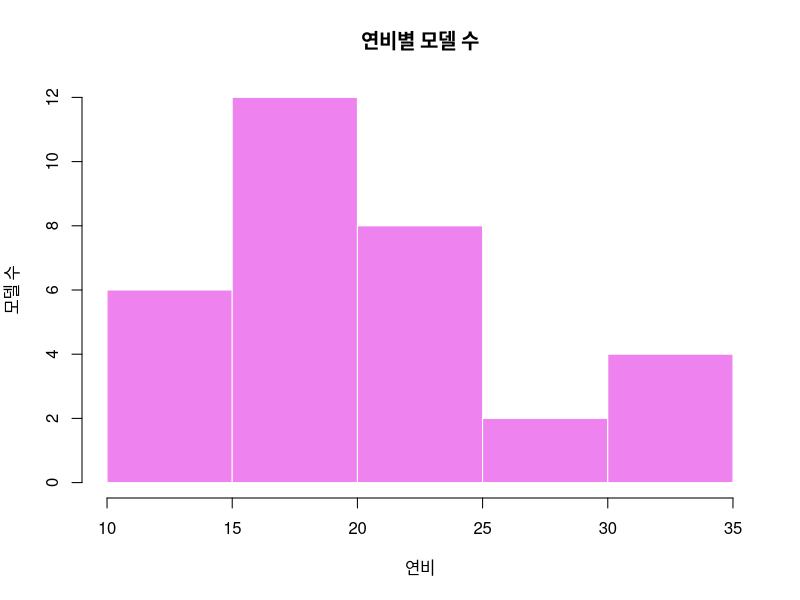
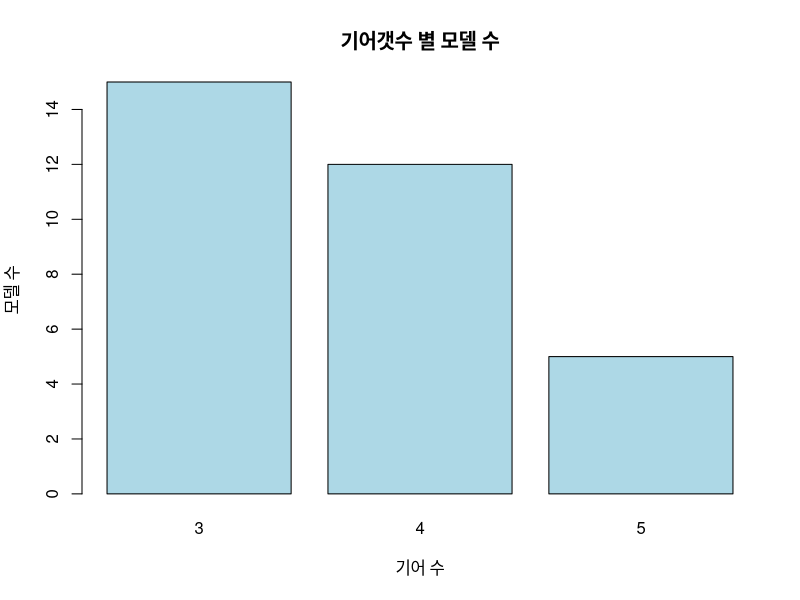
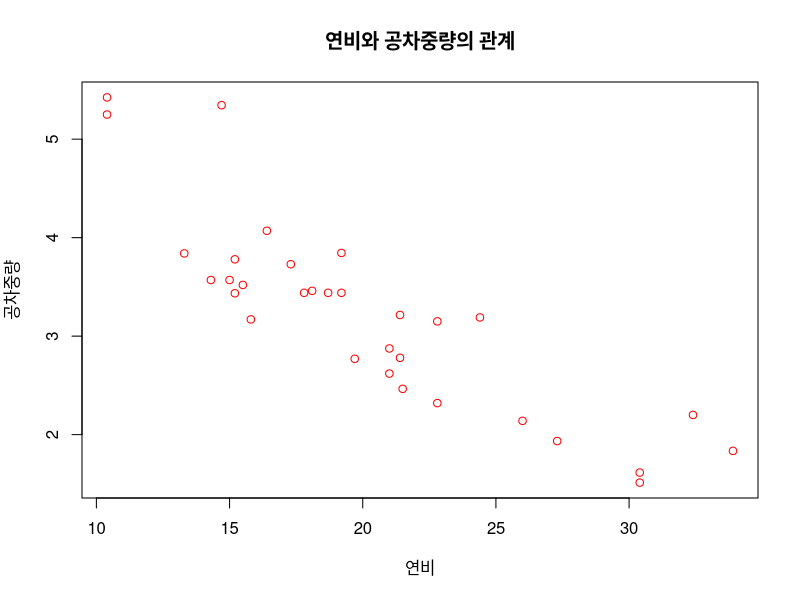
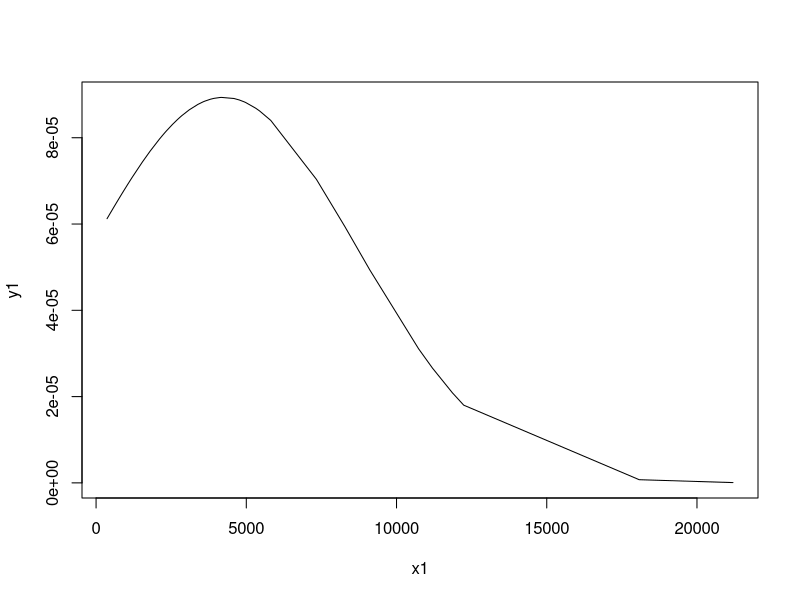
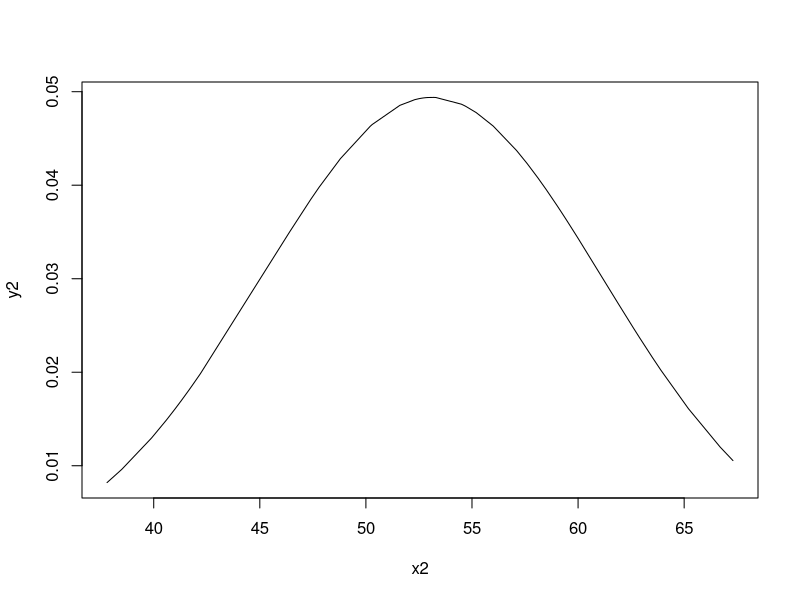
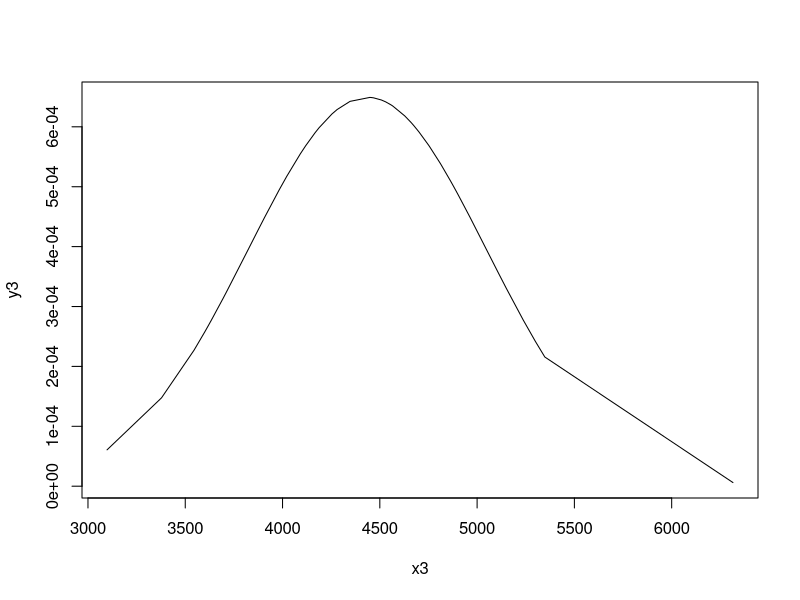
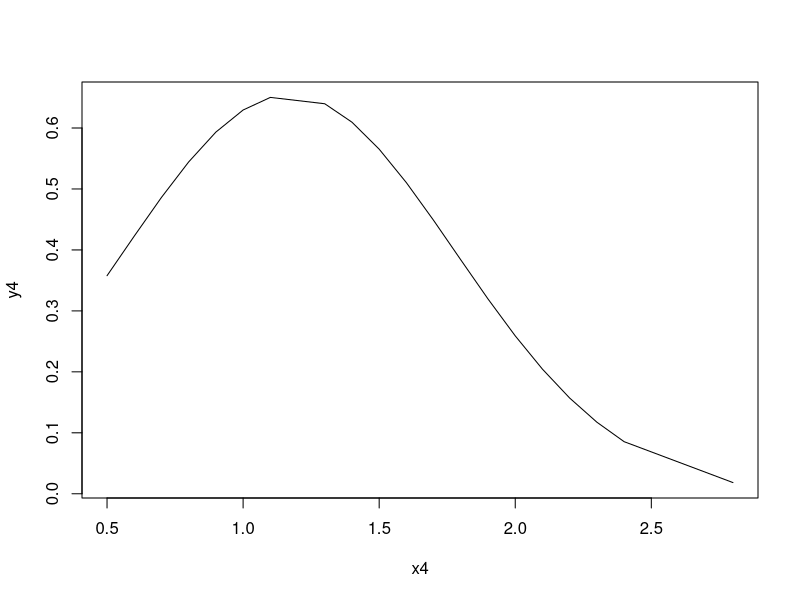
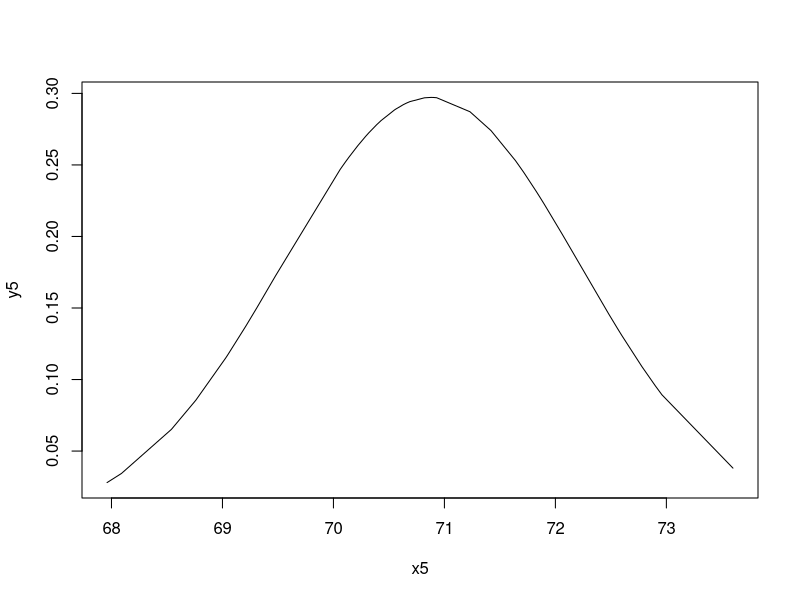

Write R code to recreate these figures, in order.
## ---- chunk 1
div_count <- function(n) sum(n%%(1:n)==0)
div_count(100)
## ---- chunk 2
prime_count <- function(n) sum(sapply(1:n,div_count)==2)
prime_count(100)
## ---- chunk 3
str(mtcars)
## ---- chunk 4
summary(mtcars)
## ---- chunk 5
mtcars[mtcars$gear==4,]
## ---- chunk 6
mtcars[mtcars$gear==4,c('mpg','cyl','hp','wt')]
## ---- chunk 7
mtcars[mtcars$mpg==min(mtcars$mpg),]
## ---- chunk 8
mtcars[mtcars$mpg==min(mtcars$mpg),c('mpg','cyl','hp','wt')]
## ---- chunk 9
mean(mtcars$mpg) # mpg의 평균
var(mtcars$mpg) # mpg의 분산
sd(mtcars$mpg) # mpg의 표준편차
## ---- chunk 10
mean(subset(mtcars,mtcars$mpg>median(mtcars$mpg))$mpg) # 연비가 중앙값 보다 큰 모델들의 평균
sd(subset(mtcars,mtcars$mpg>median(mtcars$mpg))$mpg) # 연비가 중앙값 보다 큰 모델들의 표준편차
## ---- chunk 11
hist(mtcars$mpg,main='연비별 모델 수',col="violet",border="white",xlab="연비",ylab='모델 수')
## ---- chunk 12
barplot(table(mtcars$gear),main='기어갯수 별 모델 수',col="lightblue",xlab="기어 수",ylab="모델 수")
## ---- chunk 13
plot(x=mtcars$mpg,y=mtcars$wt,main='연비와 공차중량의 관계',col='red',xlab='연비',ylab='공차중량')
## ---- chunk 14
?state.x77
## ---- chunk 15
st <- as.data.frame(state.x77)
str(st)
summary(st)
## ---- chunk 16
summary(st$Population)
summary(st$Income)
summary(st$Illiteracy)
summary(st$`Life Exp`)
summary(st$Murder)
summary(st$`HS Grad`)
summary(st$Area)
## ---- chunk 17
# Population 확률분포 시각화
x1 <- sort(st$Population)
y1 <- dnorm(x1,mean(x1),sd(x1))
plot(x1,y1,type='l')

# HS Grad 확률분포 시각화
x2 <- sort(st$`HS Grad`)
y2 <- dnorm(x2, mean(x2), sd(x2))
plot(x2, y2, type='l')

# Income 확률분포 시각화
x3 <- sort(st$Income)
y3 <- dnorm(x3, mean(x3), sd(x3))
plot(x3, y3, type='l')

# Illiteracy 확률분포 시각화
x4 <- sort(st$Illiteracy)
y4 <- dnorm(x4, mean(x4), sd(x4))
plot(x4, y4, type='l')

# Life Exp 확률분포 시각화
x5 <- sort(st$`Life Exp`)
y5 <- dnorm(x5, mean(x5), sd(x5))
plot(x5, y5, type='l')

# Murder 확률분포 시각화
x6 <- sort(st$Murder)
y6 <- dnorm(x6, mean(x6), sd(x6))
plot(x6, y6, type='l')

# Frost 확률분포 시각화
x7 <- sort(st$Frost)
y7 <- dnorm(x7, mean(x7), sd(x7))
plot(x7, y7, type='l')

# Area 확률분포 시각화
x8 <- sort(st$Area)
y8 <- dnorm(x8, mean(x8), sd(x8))
plot(x8, y8, type='l')
## ---- chunk 18
plot(st)
## ---- chunk 19
#install.packages("corrplot")
library(corrplot)
corrplot(cor(st), method="number")
## ---- chunk 20
aig <- function(n) dbinom(n,10,0.6)
## ---- chunk 21
mean13 <- 10*0.6
mean13 # 평균
sd13 <- 10*0.6*0.4
sd13 # 분산
## ---- chunk 22
aig(2)
## ---- chunk 23
1-pbinom(3,10,0.6) # 1에서 3명까지의 피보험자가 사고를 낼 확률을 빼서 구했습니다.
## ---- chunk 24
car_crash <- function(n) dbinom(n,5,0.55) #16번 문제의 확률함수입니다.
car_crash(5)
## ---- chunk 25
car_crash(3)
## ---- chunk 26
1-car_crash(0)
## ---- chunk 27
pnorm(4.5,5,2,F)
## ---- chunk 28
pnorm(6.5,5,2)
## ---- chunk 29
pnorm(2.5,5,2)
## ---- chunk 30
pnorm(7,5,2)-pnorm(3,5,2)
## ---- chunk 31
pnorm(12,10,1.5,F)
## ---- chunk 32
pnorm(9,10,1.5)
## ---- chunk 33
pnorm(11,10,1.5)-pnorm(7,10,1.5)
## ---- chunk 34
#모표준편차가 주어졌을 때 표본 평균이 49와 52 사이일 확률을 구해주는 함수입니다.
mean_guess <- function(x) pnorm(2/(x/5),0,1)-pnorm(-1/(x/5),0,1)

mean_guess(4)
## ---- chunk 35
mean_guess(9)
## ---- chunk 36
mean_guess(12)
## ---- chunk 37
phat21 <- 0.3 # 모비율입니다.
p_sd21 <- sqrt(0.3*(1-0.3)/500) # 모비율로 구한 표p본비율이 따르는 확률분포의 표준편차 입니다.
#표본비율의 근사 확률분포 : N(phat21,p_sd21)
## ---- chunk 38
pnorm((0.35-phat21)/p_sd21,0,1)-pnorm((0.25-phat21)/p_sd21,0,1)
## ---- chunk 39
p0 <- 1.96*p_sd21+phat21
p0
## ---- chunk 40
merror21 <- 1.645*sqrt(0.793*(1-0.793)/1000) # 오차한계
0.793-merror21 #신뢰구간의 하한
0.793+merror21 #신뢰구간의 상한
#서울 지역 자가 운전자의 비율에 대한 90% 신뢰구간 : (0.793-merror21, 0.793+merror21)
## ---- chunk 41
((2*1.96*3)/0.4)^2 #신뢰구간의 길이가 0.4를 넘지 않게하는 최소한의 표본의 크기
